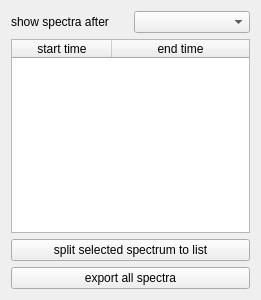
<?xml version="1.0" encoding="UTF-8"?>
<ui version="4.0">
 <class>Form</class>
 <widget class="QWidget" name="Form">
  <property name="geometry">
   <rect>
    <x>0</x>
    <y>0</y>
    <width>261</width>
    <height>300</height>
   </rect>
  </property>
  <property name="windowTitle">
   <string>Form</string>
  </property>
  <layout class="QVBoxLayout" name="verticalLayout">
   <item>
    <layout class="QHBoxLayout" name="horizontalLayout_2">
     <item>
      <widget class="QLabel" name="label">
       <property name="text">
        <string>show spectra after</string>
       </property>
      </widget>
     </item>
     <item>
      <widget class="QComboBox" name="comboBox"/>
     </item>
    </layout>
   </item>
   <item>
    <widget class="QTableWidget" name="tableWidget">
     <attribute name="horizontalHeaderStretchLastSection">
      <bool>true</bool>
     </attribute>
     <column>
      <property name="text">
       <string>start time</string>
      </property>
     </column>
     <column>
      <property name="text">
       <string>end time</string>
      </property>
     </column>
    </widget>
   </item>
   <item>
    <widget class="QPushButton" name="splitPushButton">
     <property name="text">
      <string>split selected spectrum to list</string>
     </property>
    </widget>
   </item>
   <item>
    <widget class="QPushButton" name="exportPushButton">
     <property name="text">
      <string>export all spectra</string>
     </property>
    </widget>
   </item>
  </layout>
 </widget>
 <resources/>
 <connections/>
</ui>
